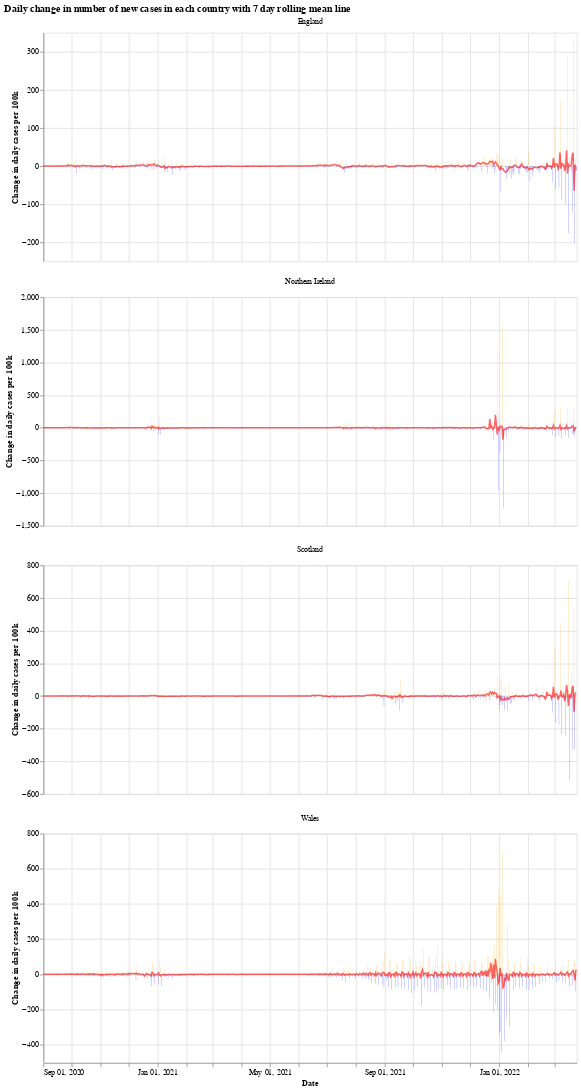

Notebook source saved alongside this figure:
### Markdown cell above
We will use the Python library `Altair` for visualising the data, see the [altair docs](https://altair-viz.github.io/) for more information.

First we have a graph which shows the daily change in the number of new cases for each country. This number jumps up and down all over the place, which is likely due to delay in reporting of new cases over the weekend. Another interesting thing is that it looks like the daily cases in Wales experienced a much shorter period of calm over the summer (calm in the sense of daily cases not jumping up and down).

The orange bars are days when the number of new cases (per 100k population) was more than the previous day, while the blue are days when the number of new cases dropped. The red line is the 7 day moving average. 

When the moving average line is below 0, it means that there is a consistent drop in new cases. We can see this clearly happening around the times that lockdowns were introduced (though, to varying degrees). I will update the graphs soon with a marker of when each lockdown started.

### Code cell
# collapse
import altair as alt

bars = alt.Chart(uk_cases).mark_bar().encode(
    x=alt.X("yearmonthdate(date):T", axis=alt.Axis(title='Date')),
    y=alt.Y("casesChangeRate:Q", axis=alt.Axis(title='Change in daily cases per 100k')),
    tooltip='casesChange',
    color=alt.condition(
        alt.datum.casesChangeRate > 0,
        alt.value("orange"),  # The positive color
        alt.value("blue")  # The negative color
    )
).properties(title='Daily change in number of new cases with 7 day rolling mean',width=700).interactive()

line = alt.Chart(uk_cases).mark_line(
    color='red',
    size=2,
    opacity=0.6
).transform_window(
    rolling_mean='mean(casesChangeRate)',
    frame=[0, 7],
    groupby=['areaName']
).encode(
    x='yearmonthdate(date):T',
    y='rolling_mean:Q'
)

alt.layer(bars, line, data=uk_cases).facet(alt.Column(
    'areaName', title=''), columns=1).resolve_scale(y='independent').properties(title='Daily change in number of new cases in each country with 7 day rolling mean line')

### Figure 1 — Vega-Lite specification as saved in the notebook (floating-point values rounded to 4 significant figures; data arrays with more than 128 entries replaced by an {"elided": "..."} marker saying what was removed)
{"config": {"view": {"continuousWidth": 400, "continuousHeight": 300}}, "data": {"name": "data-9971ccad87c1ecdc8ff8995f510bf606"}, "facet": {"type": "nominal", "field": "areaName", "title": ""}, "spec": {"layer": [{"mark": "bar", "encoding": {"color": {"condition": {"value": "orange", "test": "(datum.casesChangeRate > 0)"}, "value": "blue"}, "tooltip": {"type": "quantitative", "field": "casesChange"}, "x": {"type": "temporal", "axis": {"title": "Date"}, "field": "date", "timeUnit": "yearmonthdate"}, "y": {"type": "quantitative", "axis": {"title": "Change in daily cases per 100k"}, "field": "casesChangeRate"}}, "selection": {"selector001": {"type": "interval", "bind": "scales", "encodings": ["x", "y"]}}, "title": "Daily change in number of new cases with 7 day rolling mean", "width": 700}, {"mark": {"type": "line", "color": "red", "opacity": 0.6, "size": 2}, "encoding": {"x": {"type": "temporal", "field": "date", "timeUnit": "yearmonthdate"}, "y": {"type": "quantitative", "field": "rolling_mean"}}, "transform": [{"window": [{"op": "mean", "field": "casesChangeRate", "as": "rolling_mean"}], "frame": [0, 7], "groupby": ["areaName"]}]}]}, "columns": 1, "resolve": {"scale": {"y": "independent"}}, "title": "Daily change in number of new cases in each country with 7 day rolling mean line", "$schema": "https://vega.github.io/schema/vega-lite/v4.8.1.json", "datasets": {"data-9971ccad87c1ecdc8ff8995f510bf606": {"elided": "2280 records"}}}
